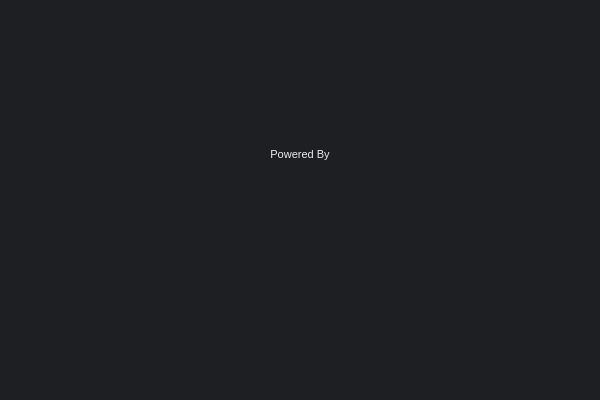
<?xml version="1.0" encoding="UTF-8"?>
<ui version="4.0">
 <class>SplashClass</class>
 <widget class="QWidget" name="SplashClass">
  <property name="geometry">
   <rect>
    <x>0</x>
    <y>0</y>
    <width>600</width>
    <height>400</height>
   </rect>
  </property>
  <property name="windowTitle">
   <string>Splash</string>
  </property>
  <layout class="QVBoxLayout" name="verticalLayout">
   <property name="spacing">
    <number>0</number>
   </property>
   <property name="leftMargin">
    <number>0</number>
   </property>
   <property name="topMargin">
    <number>0</number>
   </property>
   <property name="rightMargin">
    <number>0</number>
   </property>
   <property name="bottomMargin">
    <number>0</number>
   </property>
   <item>
    <widget class="QWidget" name="horizontalWidget" native="true">
     <property name="maximumSize">
      <size>
       <width>16777215</width>
       <height>40</height>
      </size>
     </property>
     <property name="autoFillBackground">
      <bool>false</bool>
     </property>
     <property name="styleSheet">
      <string notr="true">background-color: #1E1F22</string>
     </property>
     <layout class="QHBoxLayout" name="horizontalLayout">
      <property name="spacing">
       <number>0</number>
      </property>
      <property name="leftMargin">
       <number>0</number>
      </property>
      <property name="topMargin">
       <number>0</number>
      </property>
      <property name="rightMargin">
       <number>0</number>
      </property>
      <property name="bottomMargin">
       <number>0</number>
      </property>
     </layout>
    </widget>
   </item>
   <item>
    <widget class="QWidget" name="horizontalWidget_2" native="true">
     <property name="autoFillBackground">
      <bool>false</bool>
     </property>
     <property name="styleSheet">
      <string notr="true">background-color: #1E1F22</string>
     </property>
     <layout class="QHBoxLayout" name="horizontalLayout_2">
      <property name="spacing">
       <number>0</number>
      </property>
      <property name="leftMargin">
       <number>0</number>
      </property>
      <property name="topMargin">
       <number>0</number>
      </property>
      <property name="rightMargin">
       <number>0</number>
      </property>
      <property name="bottomMargin">
       <number>0</number>
      </property>
      <item>
       <widget class="QWidget" name="horizontalWidget_4" native="true">
        <property name="maximumSize">
         <size>
          <width>40</width>
          <height>16777215</height>
         </size>
        </property>
        <property name="autoFillBackground">
         <bool>false</bool>
        </property>
        <property name="styleSheet">
         <string notr="true">background-color: #1E1F22</string>
        </property>
        <layout class="QHBoxLayout" name="horizontalLayout_6">
         <property name="spacing">
          <number>0</number>
         </property>
         <property name="leftMargin">
          <number>0</number>
         </property>
         <property name="topMargin">
          <number>0</number>
         </property>
         <property name="rightMargin">
          <number>0</number>
         </property>
         <property name="bottomMargin">
          <number>0</number>
         </property>
        </layout>
       </widget>
      </item>
      <item>
       <widget class="QWidget" name="horizontalWidget_5" native="true">
        <property name="autoFillBackground">
         <bool>false</bool>
        </property>
        <property name="styleSheet">
         <string notr="true">background-color: #1E1F22</string>
        </property>
        <layout class="QHBoxLayout" name="horizontalLayout_5">
         <property name="spacing">
          <number>0</number>
         </property>
         <property name="leftMargin">
          <number>0</number>
         </property>
         <property name="topMargin">
          <number>0</number>
         </property>
         <property name="rightMargin">
          <number>0</number>
         </property>
         <property name="bottomMargin">
          <number>32</number>
         </property>
         <item alignment="Qt::AlignmentFlag::AlignHCenter|Qt::AlignmentFlag::AlignVCenter">
          <widget class="QWidget" name="verticalWidget" native="true">
           <property name="minimumSize">
            <size>
             <width>200</width>
             <height>100</height>
            </size>
           </property>
           <property name="maximumSize">
            <size>
             <width>200</width>
             <height>100</height>
            </size>
           </property>
           <property name="autoFillBackground">
            <bool>false</bool>
           </property>
           <property name="styleSheet">
            <string notr="true">background-color: #1E1F22</string>
           </property>
           <layout class="QVBoxLayout" name="verticalLayout_2">
            <property name="spacing">
             <number>0</number>
            </property>
            <property name="leftMargin">
             <number>0</number>
            </property>
            <property name="topMargin">
             <number>0</number>
            </property>
            <property name="rightMargin">
             <number>0</number>
            </property>
            <property name="bottomMargin">
             <number>0</number>
            </property>
            <item>
             <widget class="QLabel" name="label">
              <property name="minimumSize">
               <size>
                <width>0</width>
                <height>20</height>
               </size>
              </property>
              <property name="maximumSize">
               <size>
                <width>16777215</width>
                <height>20</height>
               </size>
              </property>
              <property name="font">
               <font>
                <pointsize>8</pointsize>
               </font>
              </property>
              <property name="autoFillBackground">
               <bool>false</bool>
              </property>
              <property name="styleSheet">
               <string notr="true">QLabel {
	color: #EBECF0;
	padding-top: 4px;
}
</string>
              </property>
              <property name="text">
               <string>Powered By</string>
              </property>
              <property name="scaledContents">
               <bool>false</bool>
              </property>
              <property name="alignment">
               <set>Qt::AlignmentFlag::AlignCenter</set>
              </property>
              <property name="indent">
               <number>0</number>
              </property>
             </widget>
            </item>
            <item alignment="Qt::AlignmentFlag::AlignHCenter">
             <widget class="QLabel" name="icon">
              <property name="minimumSize">
               <size>
                <width>80</width>
                <height>80</height>
               </size>
              </property>
              <property name="maximumSize">
               <size>
                <width>80</width>
                <height>80</height>
               </size>
              </property>
              <property name="autoFillBackground">
               <bool>false</bool>
              </property>
              <property name="styleSheet">
               <string notr="true">background-color: #1E1F22</string>
              </property>
              <property name="text">
               <string/>
              </property>
              <property name="pixmap">
               <pixmap resource="application.qrc">:/qlogicae/qlogicae/application/assets/qt.png</pixmap>
              </property>
              <property name="scaledContents">
               <bool>true</bool>
              </property>
             </widget>
            </item>
           </layout>
          </widget>
         </item>
        </layout>
       </widget>
      </item>
      <item>
       <widget class="QWidget" name="horizontalWidget_6" native="true">
        <property name="maximumSize">
         <size>
          <width>40</width>
          <height>16777215</height>
         </size>
        </property>
        <property name="autoFillBackground">
         <bool>false</bool>
        </property>
        <property name="styleSheet">
         <string notr="true">background-color: #1E1F22</string>
        </property>
        <layout class="QHBoxLayout" name="horizontalLayout_4">
         <property name="spacing">
          <number>0</number>
         </property>
         <property name="leftMargin">
          <number>0</number>
         </property>
         <property name="topMargin">
          <number>0</number>
         </property>
         <property name="rightMargin">
          <number>0</number>
         </property>
         <property name="bottomMargin">
          <number>0</number>
         </property>
        </layout>
       </widget>
      </item>
     </layout>
    </widget>
   </item>
   <item>
    <widget class="QWidget" name="horizontalWidget_3" native="true">
     <property name="maximumSize">
      <size>
       <width>16777215</width>
       <height>24</height>
      </size>
     </property>
     <property name="autoFillBackground">
      <bool>false</bool>
     </property>
     <property name="styleSheet">
      <string notr="true">background-color: #1E1F22</string>
     </property>
     <layout class="QHBoxLayout" name="horizontalLayout_3">
      <property name="spacing">
       <number>0</number>
      </property>
      <property name="leftMargin">
       <number>0</number>
      </property>
      <property name="topMargin">
       <number>0</number>
      </property>
      <property name="rightMargin">
       <number>0</number>
      </property>
      <property name="bottomMargin">
       <number>0</number>
      </property>
     </layout>
    </widget>
   </item>
  </layout>
 </widget>
 <layoutdefault spacing="6" margin="11"/>
 <resources>
  <include location="application.qrc"/>
 </resources>
 <connections/>
</ui>
